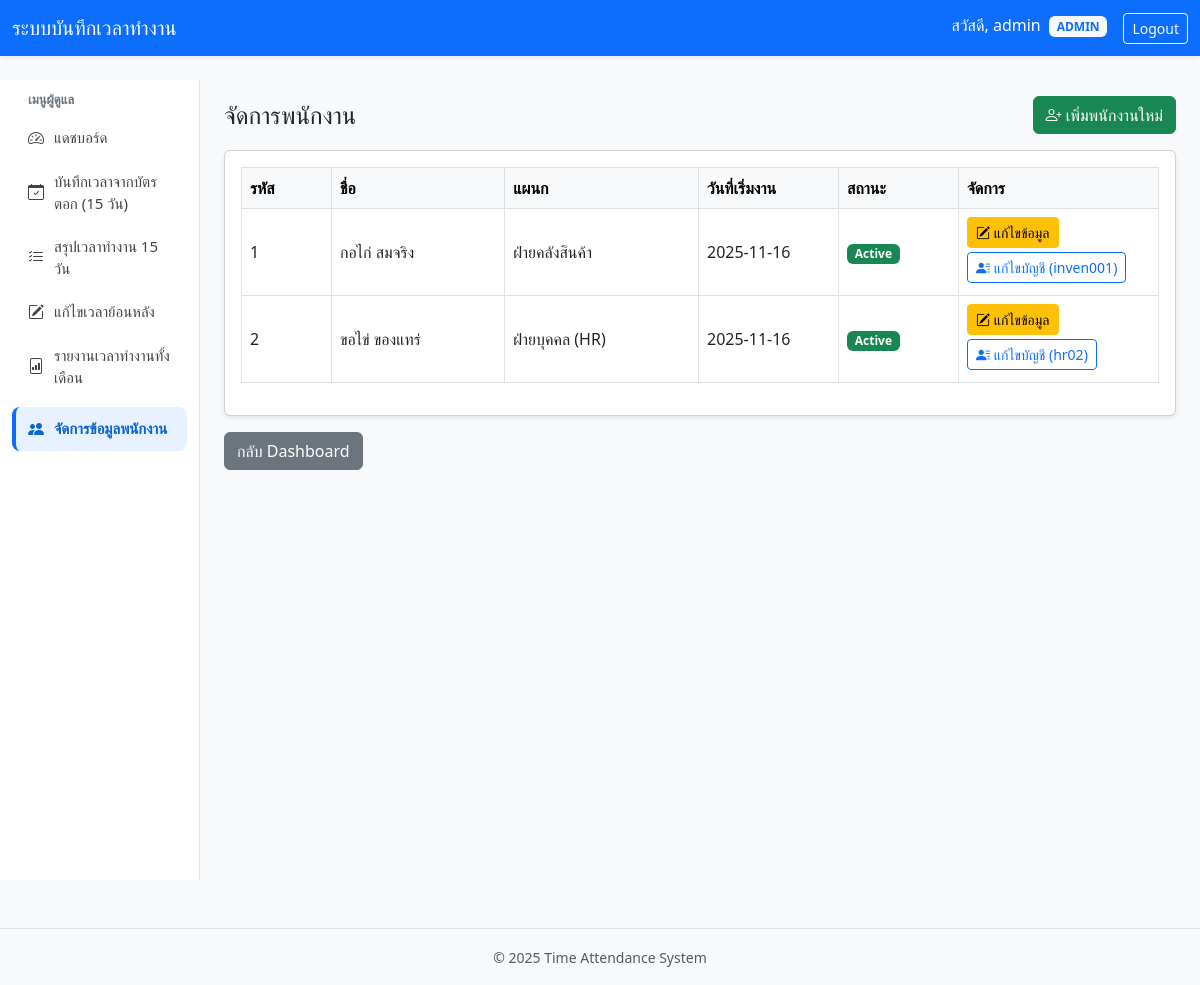
The app's page /employee/employee_list.php (signed in) with its own data.
### tables this page shows
CREATE TABLE `employee` (
  `id_employee` int(11) NOT NULL,
  `firstname` varchar(100) NOT NULL,
  `lastname` varchar(100) NOT NULL,
  `department_id` int(11) NOT NULL,
  `position` varchar(100) DEFAULT NULL,
  `start_date` date DEFAULT NULL,
  `status` varchar(20) DEFAULT 'active',
  `gender` enum('male','female','other') DEFAULT NULL,
  `prefix` varchar(50) DEFAULT NULL
);

CREATE TABLE `department` (
  `id_department` int(11) NOT NULL,
  `name_department` varchar(100) NOT NULL,
  `description_department` text DEFAULT NULL
);

CREATE TABLE `users` (
  `id_user` int(11) NOT NULL,
  `username` varchar(50) NOT NULL,
  `password` varchar(255) NOT NULL,
  `role` varchar(50) NOT NULL,
  `id_employee` int(11) DEFAULT NULL
);

### config/auth.php (called while the page is built, shortened)
<?php
$currentUser = $_SESSION['user'] ?? null;

### employee/employee_list.php (the view, shortened to what this page needs)
<?php
require_once '../config/auth.php';
require_once '../config/database.php';
$rows = $pdo->query("
    SELECT
        e.*,
        d.name_department,
        u.id_user,
        u.username
    FROM employee e
    LEFT JOIN department d ON e.department_id = d.id_department
    LEFT JOIN users u ON u.id_employee = e.id_employee
    ORDER BY e.firstname
")->fetchAll(PDO::FETCH_ASSOC);
include '../partials/header.php';
?>
<div class="container-fluid">
    <div class="row">
        <?php include '../partials/sidebar.php'; ?>
        <main class="col-md-9 ms-sm-auto col-lg-10 px-4 py-3">
            <div class="d-flex justify-content-between align-items-center mb-3">
                <h1 class="h4 mb-0">จัดการพนักงาน</h1>
                <a href="employee_add.php" class="btn btn-success">
                    <i class="bi bi-person-plus"></i> เพิ่มพนักงานใหม่
                </a>
            </div>
            <div class="card shadow-sm">
                <div class="card-body">
                    <div class="table-responsive">
                        <table class="table table-bordered align-middle">
                            <thead class="table-light">
                            <tr>
                                <th style="width: 90px;">รหัส</th>
                                <th>ชื่อ</th>
                                <th>แผนก</th>
                                <th style="width: 140px;">วันที่เริ่มงาน</th>
                                <th style="width: 120px;">สถานะ</th>
                                <th style="width: 200px;">จัดการ</th>
                            </tr>
                            </thead>
                            <tbody>
                            <?php foreach ($rows as $e): ?>
                                <tr>
                                    <td><?php echo htmlspecialchars($e['id_employee']); ?></td>
                                    <td><?php echo htmlspecialchars($e['firstname'].' '.$e['lastname']); ?></td>
                                    <td><?php echo htmlspecialchars($e['name_department']); ?></td>
                                    <td><?php echo htmlspecialchars($e['start_date']); ?></td>
                                    <td>
                                        <?php if ($e['status'] === 'active'): ?>
                                            <span class="badge bg-success">Active</span>
                                        <?php else: ?>
                                            <span class="badge bg-secondary">Inactive</span>
                                        <?php endif; ?>
                                    </td>
                                    <td>
                                        <a href="employee_edit.php?id=<?php echo $e['id_employee']; ?>"
                                           class="btn btn-sm btn-warning mb-1">
                                            <i class="bi bi-pencil-square"></i> แก้ไขข้อมูล
                                        </a>
                                        <?php if (!empty($e['id_user'])): ?>
                                            <a href="employee_account.php?employee_id=<?php echo $e['id_employee']; ?>"
                                               class="btn btn-sm btn-outline-primary mb-1">
                                                <i class="bi bi-person-lines-fill"></i>
                                                แก้ไขบัญชี (<?php echo htmlspecialchars($e['username']); ?>)
                                            </a>
                                        <?php endif; ?>
                                    </td>
                                </tr>
                            <?php endforeach; ?>
                            </tbody>
                        </table>
                    </div>
                </div>
            </div>
            <div class="mt-3">
                <a href="../admin/admin_dashboard.php" class="btn btn-secondary">กลับ Dashboard</a>
            </div>
        </main>
    </div>
</div>
<?php include '../partials/footer.php'; ?>

### partials/header.php (shortened to what this page needs)
<!DOCTYPE html>
<html lang="th">
<head>
    <link href="https://cdn.jsdelivr.net/npm/bootstrap@5.3.0/dist/css/bootstrap.min.css" rel="stylesheet">
    <link href="https://cdn.jsdelivr.net/npm/bootstrap-icons@1.10.5/font/bootstrap-icons.css" rel="stylesheet">
</head>
<body class="bg-light">
<nav class="navbar navbar-expand-lg navbar-dark bg-primary shadow-sm mb-4">
    <div class="container-fluid">
        <a class="navbar-brand" href="#">
            ระบบบันทึกเวลาทำงาน
        </a>
        <div class="collapse navbar-collapse" id="navbarSupportedContent">
            <ul class="navbar-nav ms-auto mb-2 mb-lg-0">
                <?php if (isset($currentUser)): ?>
                    <li class="nav-item me-3">
                        <span class="navbar-text text-white">
                            สวัสดี, <?php echo htmlspecialchars($currentUser['username']); ?>
                            <?php if (!empty($currentUser['role'])): ?>
                                <span class="badge bg-light text-primary ms-1">
                                    <?php echo strtoupper(htmlspecialchars($currentUser['role'])); ?>
                                </span>
                            <?php endif; ?>
                        </span>
                    </li>
                <?php endif; ?>
                <li class="nav-item">
                    <a class="btn btn-outline-light btn-sm" href="../logout.php">Logout</a>
                </li>
            </ul>
        </div>
    </div>
</nav>

### partials/sidebar.php
<?php
$currentFile = basename($_SERVER['PHP_SELF']);
$adminRoot = '/jst-industry/admin/';
$adminTime = '/jst-industry/admin/time/';
$employeeBase = '/jst-industry/employee/';
?>
<nav id="sidebarMenu" class="col-md-3 col-lg-2 d-md-block sidebar border-end">
    <div class="position-sticky">
        <div class="menu-title">เมนูผู้ดูแล</div>
        <ul class="nav flex-column mb-3">
            <li class="nav-item">
                <a class="nav-link <?= $currentFile === 'admin_dashboard.php' ? 'active' : ''; ?>"
                   href="<?= $adminRoot ?>admin_dashboard.php">
                    <i class="bi bi-speedometer2"></i>
                    แดชบอร์ด
                </a>
            </li>
            <li class="nav-item">
                <a class="nav-link <?= $currentFile === 'admin_time_batch_select.php' ? 'active' : ''; ?>"
                   href="<?= $adminTime ?>admin_time_batch_select.php">
                    <i class="bi bi-calendar-check"></i>
                    บันทึกเวลาจากบัตรตอก (15 วัน)
                </a>
            </li>
            <li class="nav-item">
                <a class="nav-link <?= $currentFile === 'admin_time_summary.php' ? 'active' : ''; ?>"
                   href="<?= $adminTime ?>admin_time_summary.php">
                    <i class="bi bi-list-check"></i>
                    สรุปเวลาทำงาน 15 วัน
                </a>
            </li>
            <li class="nav-item">
                <a class="nav-link <?= $currentFile === 'admin_time_edit.php' ? 'active' : ''; ?>"
                   href="<?= $adminTime ?>admin_time_edit.php">
                    <i class="bi bi-pencil-square"></i>
                    แก้ไขเวลาย้อนหลัง
                </a>
            </li>
            <li class="nav-item">
                <a class="nav-link <?= $currentFile === 'report_monthly.php' ? 'active' : ''; ?>"
                   href="<?= $adminTime ?>report_monthly.php">
                    <i class="bi bi-file-bar-graph"></i>
                    รายงานเวลาทำงานทั้งเดือน
                </a>
            </li>
            <li class="nav-item mt-2">
                <a class="nav-link <?= $currentFile === 'employee_list.php' ? 'active' : ''; ?>"
                   href="<?= $employeeBase ?>employee_list.php">
                    <i class="bi bi-people-fill"></i>
                    จัดการข้อมูลพนักงาน
                </a>
            </li>
        </ul>
    </div>
</nav>

### partials/footer.php (shortened to what this page needs)
<footer class="mt-5 py-3 border-top text-center text-muted">
    <small>© <?php echo date('Y'); ?> Time Attendance System</small>
</footer>
</body>
</html>

### partials/header.php (style rules this page uses)
body { background: #f5f7fa; }
.sidebar { background: #ffffff; min-height: 100vh; padding-top: 10px; }
.sidebar .menu-title { font-size: 13px; padding-left: 16px; margin-bottom: 6px; color: #6c757d; text-transform: uppercase; font-weight: 600; }
.sidebar .nav-link { color: #444; font-size: 15px; padding: 10px 16px; border-radius: 8px; display: flex; align-items: center; gap: 10px; font-weight: 500; }
.sidebar .nav-link i { font-size: 1rem; }
.sidebar .nav-link.active { background: #e7f1ff; color: #0b66d1 !important; font-weight: 600; border-left: 4px solid #0d6efd; padding-left: 12px; }

### records on screen
employee: id_employee "1", firstname+lastname "กอไก่ สมจริง", department.name_department "ฝ่ายคลังสินค้า", start_date "2025-11-16", status "Active", users.username "inven001"
employee: id_employee "2", firstname+lastname "ขอไข่ ของแทร่", department.name_department "ฝ่ายบุคคล (HR)", start_date "2025-11-16", status "Active", users.username "hr02"

### other values on screen
$currentUser['username'] "admin"
$currentUser['role'] "ADMIN"
